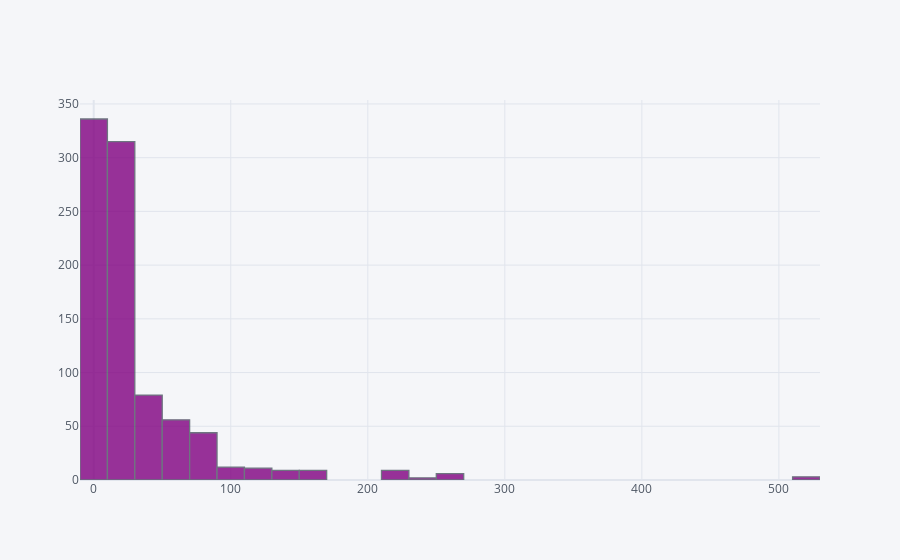

The notebook cell this image was saved under:
### Code cell
#Check the fares paid to enter the ship
#Most tickets hover between 0 and 100
#Interactive plot with cufflinks
import cufflinks as cf
cf.go_offline()
train['Fare'].iplot(kind='hist',bins=40,color='purple')

### Figure 1 — Plotly figure (JSON) as saved in the notebook; plotly's stock layout.template omitted (floating-point values rounded to 4 significant figures; data arrays with more than 128 entries replaced by an {"elided": "..."} marker saying what was removed)
{"data": [{"histfunc": "count", "histnorm": "", "marker": {"color": "rgba(128, 0, 128, 1.0)", "line": {"color": "#4D5663", "width": 1.3}}, "name": "Fare", "nbinsx": 40, "opacity": 0.8, "orientation": "v", "type": "histogram", "x": {"elided": "891 float values"}}], "layout": {"barmode": "overlay", "legend": {"bgcolor": "#F5F6F9", "font": {"color": "#4D5663"}}, "paper_bgcolor": "#F5F6F9", "plot_bgcolor": "#F5F6F9", "title": {"font": {"color": "#4D5663"}}, "xaxis": {"gridcolor": "#E1E5ED", "showgrid": true, "tickfont": {"color": "#4D5663"}, "title": {"font": {"color": "#4D5663"}, "text": ""}, "zerolinecolor": "#E1E5ED"}, "yaxis": {"gridcolor": "#E1E5ED", "showgrid": true, "tickfont": {"color": "#4D5663"}, "title": {"font": {"color": "#4D5663"}, "text": ""}, "zerolinecolor": "#E1E5ED"}}}
